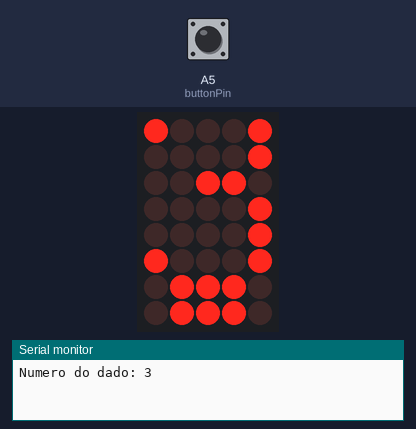
Simulated run of this sketch. Board: Arduino Uno, built with avr-gcc and run on an emulated ATmega328P. Parts: 5×8 LED matrix, the last lines printed to the serial monitor. Wiring (inferred from the names in the program): LED matrix (orientation assumed): rows pin 3, pin 4, pin 5, pin 6, pin 7, pin 8, pin 9, pin 2; columns pin 11, pin 12, pin 13, A0, A1. The test bench sets the inputs (shaded band); at power-on: A5 (buttonPin) HIGH. Random numbers use the default seed unless the sketch sets one.

Above: at 2.4 s.
2.5 s: A5 (buttonPin) pulled LOW for 3.2 s
At 3.8 s:
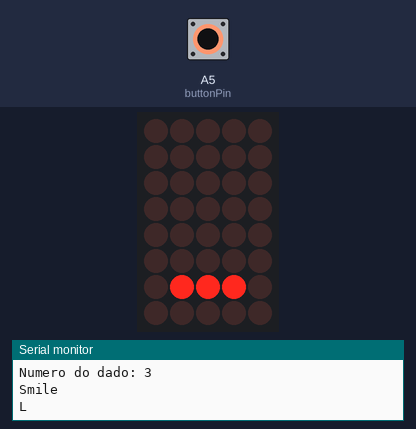
6.3 s: A5 (buttonPin) pulled LOW for 1 s
At 8.9 s:
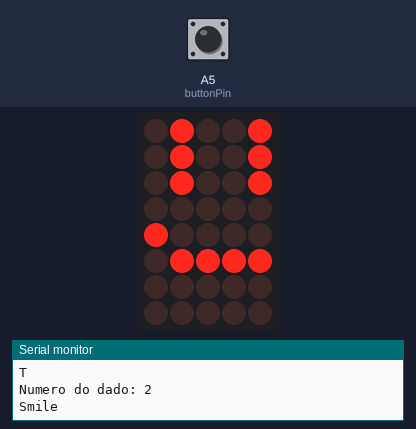
9.2 s: A5 (buttonPin) pulled LOW for 0.15 s
At 10.9 s:
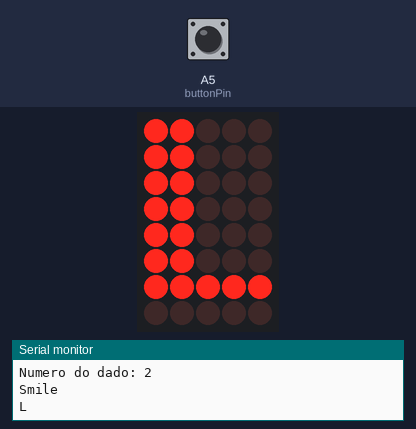
11.2 s: A5 (buttonPin) pulled LOW for 0.15 s
At 12.3 s:
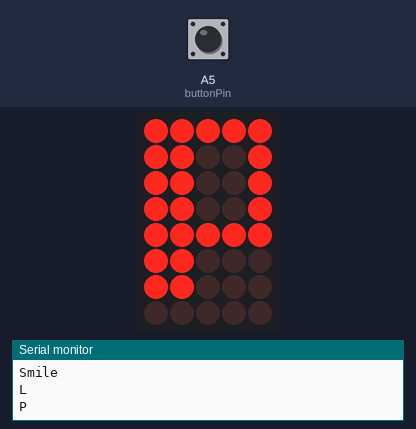
13.2 s: A5 (buttonPin) pulled LOW for 0.15 s
At 14.9 s:
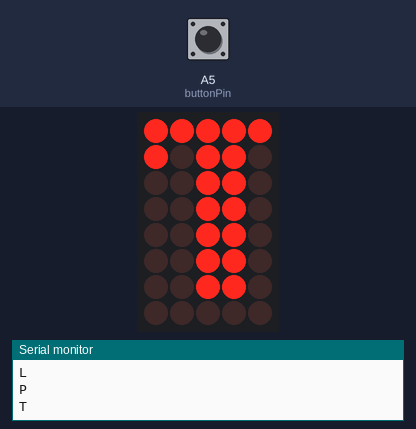
15.2 s: A5 (buttonPin) pulled LOW for 1 s
At 15.6 s:
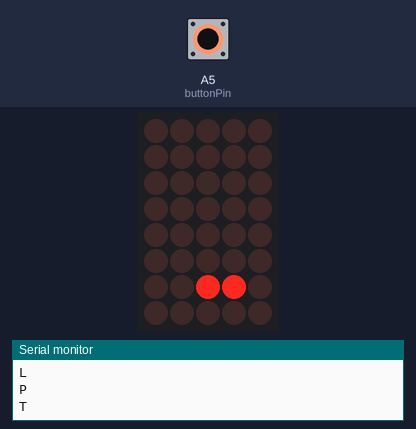
Timing chart, 0 to 17.8 s (numbered marks = the images above; inputs shaded):
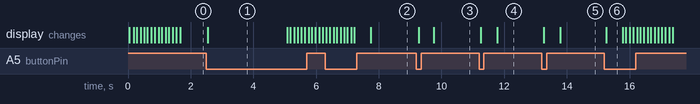

The sketch:

SE_TP2_-_Parte_1.ino
```cpp
// Rows
#define R1 2
#define R2 3
#define R3 4
#define R4 5
#define R5 6
#define R6 7
#define R7 8
#define R8 9
//Columns
#define C1 10
#define C2 11
#define C3 12
#define C4 13
#define C5 A0
#define C6 A1
#define C7 A2
#define C8 A3

int buttonPin = A5;


int One [8] [8] ={
  {0,0,0,1,0,0,0,0},
  {0,0,1,1,0,0,0,0},
  {0,0,0,1,0,0,0,0},
  {0,0,0,1,0,0,0,0},
  {0,0,0,1,0,0,0,0},
  {0,0,0,1,0,0,0,0},
  {0,0,0,1,0,0,0,0},
  {0,0,1,1,1,0,0,0},
  };

int Two [8] [8] ={
  {0,0,1,1,1,0,0,0},
  {0,1,0,0,0,1,0,0},
  {0,0,0,0,0,1,0,0},
  {0,0,0,0,0,1,0,0},
  {0,0,0,0,1,0,0,0},
  {0,0,0,1,0,0,0,0},
  {0,0,1,0,0,0,0,0},
  {0,1,1,1,1,1,0,0},
  };

int Three [8] [8] ={
  {0,0,1,1,1,0,0,0},
  {0,1,0,0,0,1,0,0},
  {0,0,0,0,0,1,0,0},
  {0,0,0,1,1,0,0,0},
  {0,0,0,0,0,1,0,0},
  {0,0,0,0,0,1,0,0},
  {0,1,0,0,0,1,0,0},
  {0,0,1,1,1,0,0,0},
  };

  int Four [8] [8] ={
  {0,0,0,0,0,1,0,0},
  {0,0,0,0,1,1,0,0},
  {0,0,0,1,0,1,0,0},
  {0,0,1,0,0,1,0,0},
  {0,1,0,0,0,1,0,0},
  {0,1,1,1,1,1,0,0},
  {0,0,0,0,0,1,0,0},
  {0,0,0,0,0,1,0,0},
  };

int Five [8] [8] ={
  {0,1,1,1,1,1,0,0},
  {0,1,0,0,0,0,0,0},
  {0,1,0,0,0,0,0,0},
  {0,1,1,1,1,0,0,0},
  {0,0,0,0,0,1,0,0},
  {0,0,0,0,0,1,0,0},
  {0,1,0,0,0,1,0,0},
  {0,0,1,1,1,0,0,0},
  };

int Six [8] [8] ={
  {0,0,1,1,1,0,0,0},
  {0,1,0,0,0,1,0,0},
  {0,1,0,0,0,0,0,0},
  {0,1,1,1,1,0,0,0},
  {0,1,0,0,0,1,0,0},
  {0,1,0,0,0,1,0,0},
  {0,1,0,0,0,1,0,0},
  {0,0,1,1,1,0,0,0},
  };

int Smile [8] [8] ={
  {0,0,0,0,0,0,0,0},
  {0,0,1,0,0,1,0,0},
  {0,0,1,0,0,1,0,0},
  {0,0,1,0,0,1,0,0},
  {0,0,0,0,0,0,0,0},
  {0,1,0,0,0,0,1,0},
  {0,0,1,1,1,1,0,0},
  {0,0,0,0,0,0,0,0},
  };

int P [8] [8] ={
  {0,0,0,0,0,0,0,0},
  {0,1,1,1,1,1,0,0},
  {0,1,1,0,0,1,1,0},
  {0,1,1,0,0,1,1,0},
  {0,1,1,0,0,1,1,0},
  {0,1,1,1,1,1,0,0},
  {0,1,1,0,0,0,0,0},
  {0,1,1,0,0,0,0,0},
  };

int L [8] [8] ={
  {0,0,0,0,0,0,0,0},
  {0,1,1,0,0,0,0,0},
  {0,1,1,0,0,0,0,0},
  {0,1,1,0,0,0,0,0},
  {0,1,1,0,0,0,0,0},
  {0,1,1,0,0,0,0,0},
  {0,1,1,0,0,0,0,0},
  {0,1,1,1,1,1,1,0},
  };

int T [8] [8] ={
  {0,0,0,0,0,0,0,0},
  {0,1,1,1,1,1,1,0},
  {0,1,0,1,1,0,1,0},
  {0,0,0,1,1,0,0,0},
  {0,0,0,1,1,0,0,0},
  {0,0,0,1,1,0,0,0},
  {0,0,0,1,1,0,0,0},
  {0,0,0,1,1,0,0,0},
  };

void setup() {
  pinMode(R1, OUTPUT);
  pinMode(R2, OUTPUT);
  pinMode(R3, OUTPUT);
  pinMode(R4, OUTPUT);
  pinMode(R5, OUTPUT);
  pinMode(R6, OUTPUT);
  pinMode(R7, OUTPUT);
  pinMode(R8, OUTPUT);
  pinMode(C1, OUTPUT);
  pinMode(C2, OUTPUT);
  pinMode(C3, OUTPUT);
  pinMode(C4, OUTPUT);
  pinMode(C5, OUTPUT);
  pinMode(C6, OUTPUT);
  pinMode(C7, OUTPUT);
  pinMode(C8, OUTPUT);
  pinMode(buttonPin, INPUT_PULLUP);
  Serial.begin(9600);
  randomSeed(analogRead(0));
}


void SelectRow(int row){
  if (row==1) digitalWrite(R1,LOW); else digitalWrite(R1,HIGH);
  if (row==2) digitalWrite(R2,LOW); else digitalWrite(R2,HIGH);
  if (row==3) digitalWrite(R3,LOW); else digitalWrite(R3,HIGH);
  if (row==4) digitalWrite(R4,LOW); else digitalWrite(R4,HIGH);
  if (row==5) digitalWrite(R5,LOW); else digitalWrite(R5,HIGH);
  if (row==6) digitalWrite(R6,LOW); else digitalWrite(R6,HIGH);
  if (row==7) digitalWrite(R7,LOW); else digitalWrite(R7,HIGH);
  if (row==8) digitalWrite(R8,LOW); else digitalWrite(R8,HIGH);
}

void Set_LED_in_Active_Row(int column, int state){
  if (column==1) digitalWrite(C1,state);
  if (column==2) digitalWrite(C2,state);
  if (column==3) digitalWrite(C3,state);
  if (column==4) digitalWrite(C4,state);
  if (column==5) digitalWrite(C5,state);
  if (column==6) digitalWrite(C6,state);
  if (column==7) digitalWrite(C7,state);
  if (column==8) digitalWrite(C8,state);
}

void printMatrix(int drawing[8][8]){
  for (int j=0;j<8;j++){
    SelectRow(j+1);
      for (int i=0;i<8;i++){
        Set_LED_in_Active_Row(i+1 ,drawing[j][i]);
      }
      delay(1);
    }
}

void printNumber(int number){
  switch(number){
      case 1:
          printMatrix(One);
          break;
      case 2:
          printMatrix(Two);
          break;
      case 3:
          printMatrix(Three);
          break;
      case 4:
          printMatrix(Four);
          break;
      case 5:
          printMatrix(Five);
          break;
      case 6:
          printMatrix(Six);
          break;
      default:
      	break;
  }
}

void displayNumber(int number, int milliSecDisplayed){
  int timeNow = millis();
  int prevTime = millis();

  while(timeNow < (prevTime + milliSecDisplayed)){
      timeNow = millis();
      printNumber(number);
    }
}

int rollDice(int rollingTime, int speedTime){
  int startRoleTime = millis();
  int actualTime = millis();
  int number = random(1,7);
  int counter = 1;

  while(actualTime < (startRoleTime + rollingTime)){
    actualTime = millis();
    displayNumber(counter,speedTime);

    counter++;

    if(counter > 6){
      counter = 1;
    }
  }

  while(counter != number){
    displayNumber(counter,speedTime);
	counter++;

    if(counter > 6){
      counter = 1;
    }
  }

  return number;

}

void buttonConfirmation(int buttonPin){
  int buttonState = digitalRead(buttonPin);
  while(!buttonState == LOW){
  	buttonState = digitalRead(buttonPin);
  }

  delay(500);
}

void printMatrixUntilButtonPressed(int drawing[8][8], int buttonPin){
  int buttonState = digitalRead(buttonPin);
  while(!buttonState == LOW){
      buttonState = digitalRead(buttonPin);
      printMatrix(drawing);
    }
    delay(500);
}

void printMatrixNumberUntilButtonPressed(int number, int buttonPin){
  int buttonState = digitalRead(buttonPin);
  while(!buttonState == LOW){
      buttonState = digitalRead(buttonPin);
      printNumber(number);
    }
    delay(500);
}


void loop() {
  int number = rollDice(1400,100);
  Serial.print("Numero do dado: ");
  Serial.println(number);
  printMatrixNumberUntilButtonPressed(number, buttonPin);

  Serial.println("Smile");
  printMatrixUntilButtonPressed(Smile,buttonPin);
  Serial.println("L");
  printMatrixUntilButtonPressed(L,buttonPin);
  Serial.println("P");
  printMatrixUntilButtonPressed(P,buttonPin);
  Serial.println("T");
  printMatrixUntilButtonPressed(T,buttonPin);

}
```

Measured:
- after the input at 2.5 s, the display: changes at once (image 1)
- after the input at 9.2 s, the display: first changes after 0.08 s (image 3 shows a later state)
- after the input at 11.2 s, the display: first changes after 0.06 s (image 4 shows a later state)
- after the input at 13.2 s, the display: first changes after 0.06 s (image 5 shows a later state)
- after the input at 15.2 s, the display: changes after 0.06 s (image 6)
- what the display in image 1 shows lasts 2.6 s, from 2.5 s to 5.1 s
- what the display in image 6 shows lasts 0.5 s, from 15.3 s to 15.8 s
